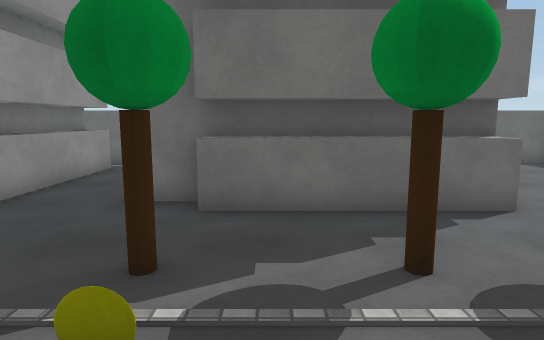
view 1 (above)

19 first-person views from a walk through a Unity game level. The camera is 1.5 m above the floor, tilts 8° down and sees 75° across. The floor is counted in squares, 1 m on a side. Each view is taken from the middle of a square. On the plan, view 1 faces up. The plan holds only what a view shows up to about 16 squares ahead; the rest is blank. Surface patterns are stand-ins for the level's own textures.

view 2
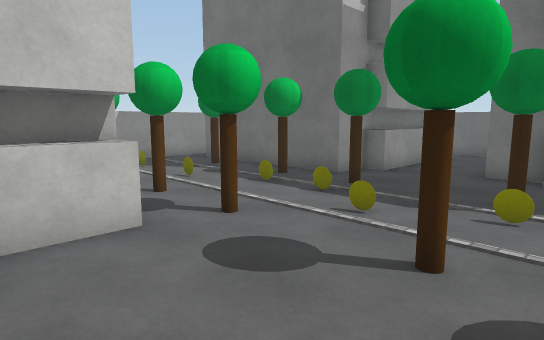

view 3
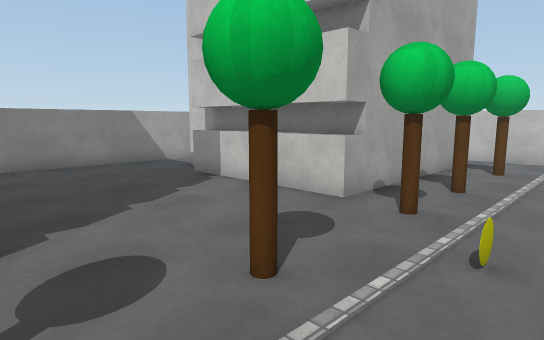

view 4
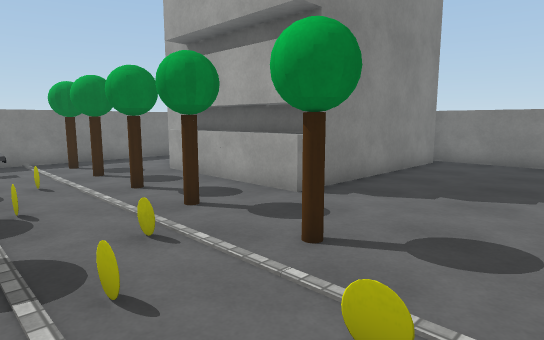

view 5
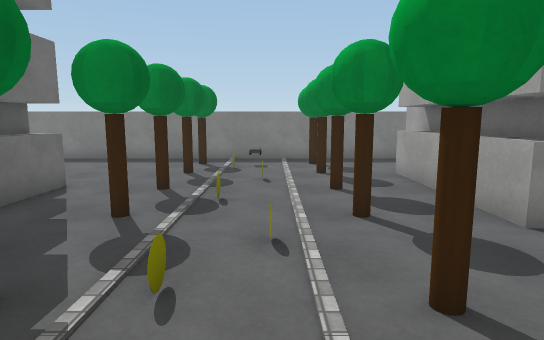

view 6
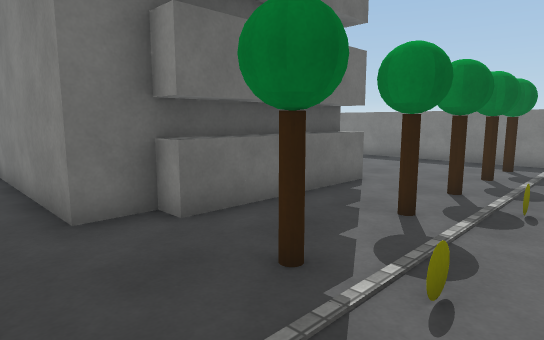

view 7
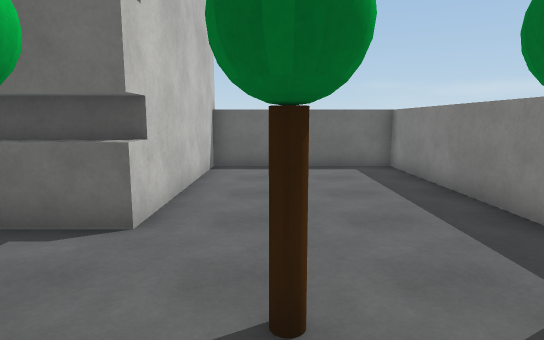

view 8
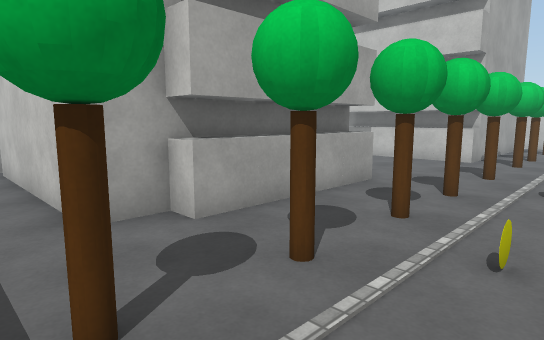

view 9
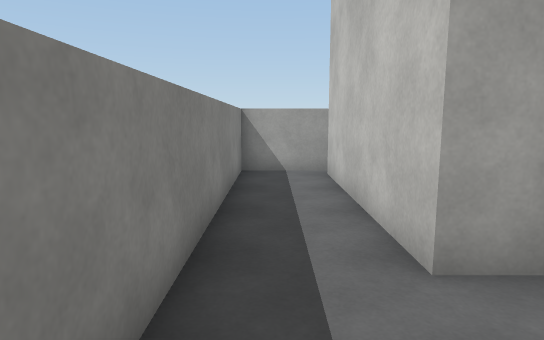

view 10
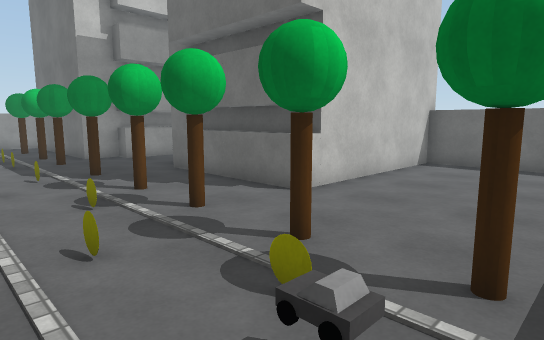

view 11
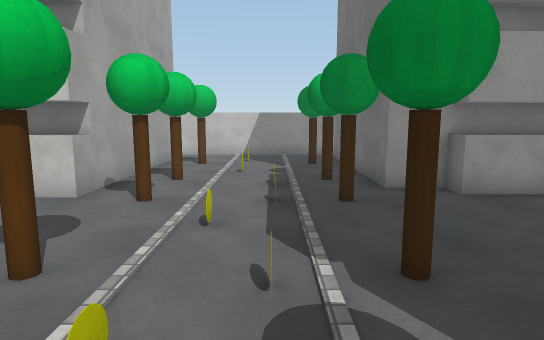

view 12
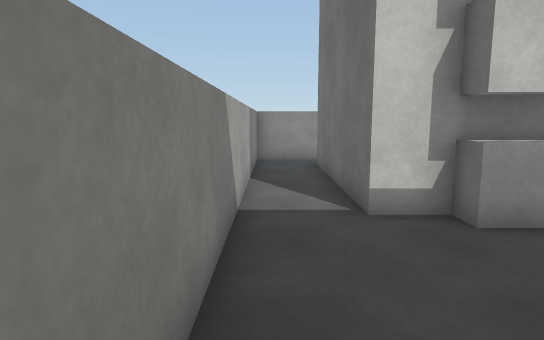

view 13
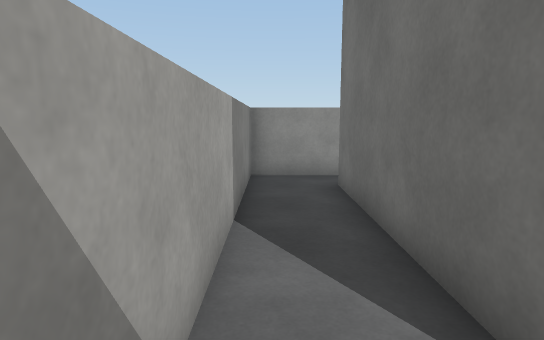

view 14
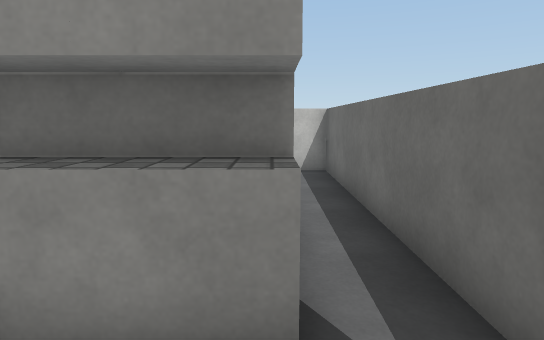

view 15
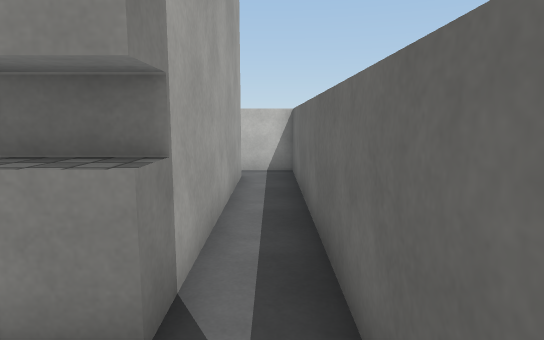

view 16
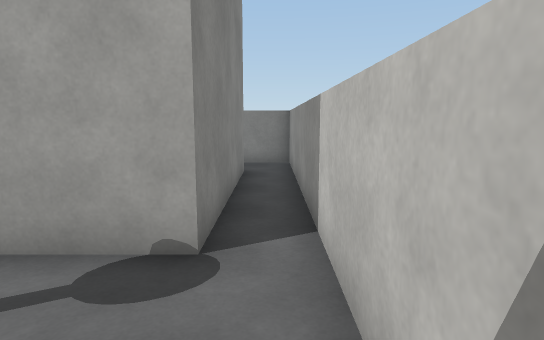

view 17
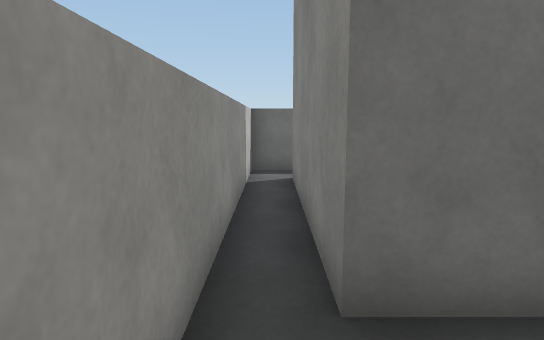

view 18
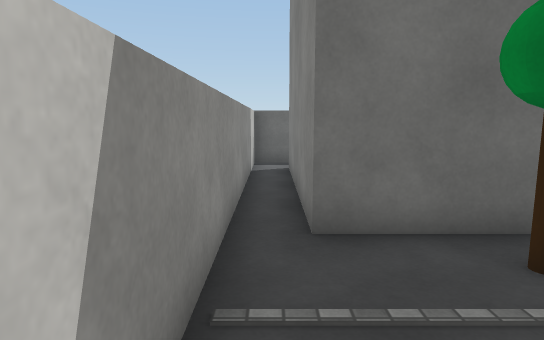

view 19
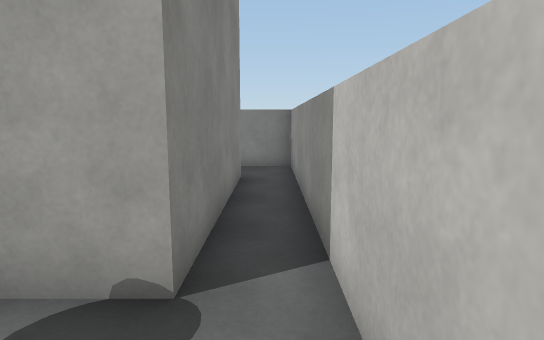

### Floor plan
Key: @ floor where view 1 was taken; # wall or solid block; . floor; B building; O other object.
Columns run from 14 left of view 1 to 10 right of it. Each row starts with its distance up from view 1.
 13 ###########       #######
 12 #...........B     B.....#
 11 #.BBBBBBBB..B     B.....#
 10 #.B     BB..B     B.....#
  9 #.B     BB..B     B.....#
  8 #.B     BB..B     B.....#
  7 #.B     BB..BB    B.....#
  6 #.B     BB...BBBBBB.....#
  5 #.BBBBBBB...............#
  4 #.......................#
  3 #...O..O.O...O.O..O.O.O.#
  2 #.....................O.#
  1 #.......................#
  0 #...O..O.O...O@O..O.O.O.#
 -1 #.......................#
 -2 #.BBBBBBBB..............#
 -3 #.B     BB.....BBBBBBB..#
 -4 #.B     BB.....B     B..#
 -5 #.B     BB.....B     B..#
 -6 #.B     BB.....B     B..#
 -7 #.B     BB.....B     B..#
 -8 #.BBBBBBB......B     B..#
 -9 #..............B     B..#
-10 #..............B     B..#
-11 ################     ####

Where each view was taken, in squares from view 1:
view 1: 0 up, 0 right, facing up
view 2: 4 down, 0 right, facing up-left
view 3: 2 up, 1 right, facing down-left
view 4: 3 up, 4 left, facing down-right
view 5: 1 up, 4 left, facing right
view 6: 1 up, 4 left, facing up-right
view 7: 1 up, 6 right, facing up
view 8: 2 up, 9 right, facing down-left
view 9: 0 up, 9 right, facing down
view 10: 0 up, 9 right, facing up-left
view 11: 2 up, 2 right, facing left
view 12: 10 down, 0 right, facing left
view 13: 10 down, 4 left, facing left
view 14: 11 up, 3 left, facing left
view 15: 12 up, 3 left, facing left
view 16: 2 up, 13 left, facing down
view 17: 2 up, 13 left, facing up
view 18: 0 up, 13 left, facing up
view 19: 1 up, 13 left, facing down
